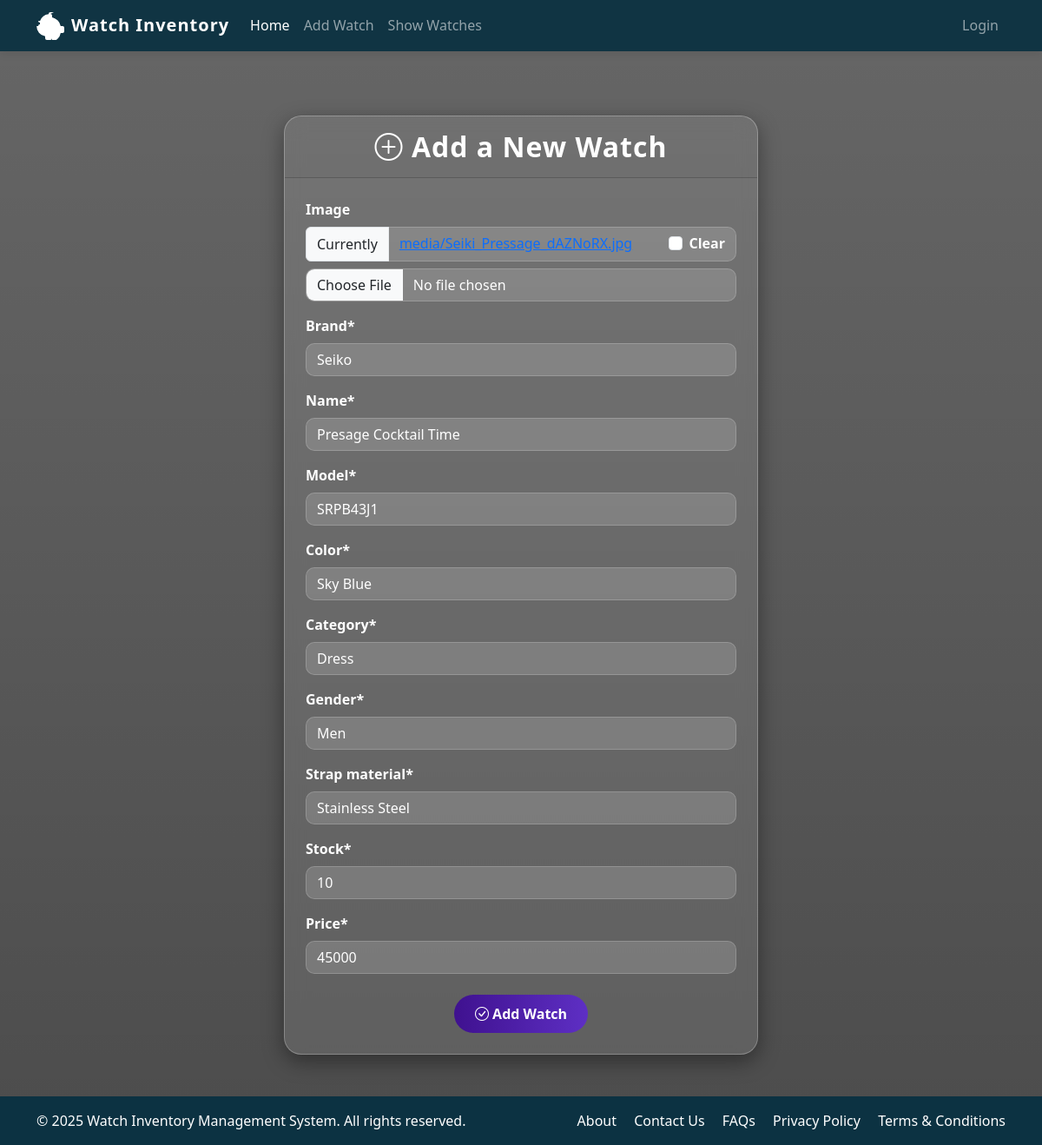
/update/23, run on an earlier commit of the app's database.
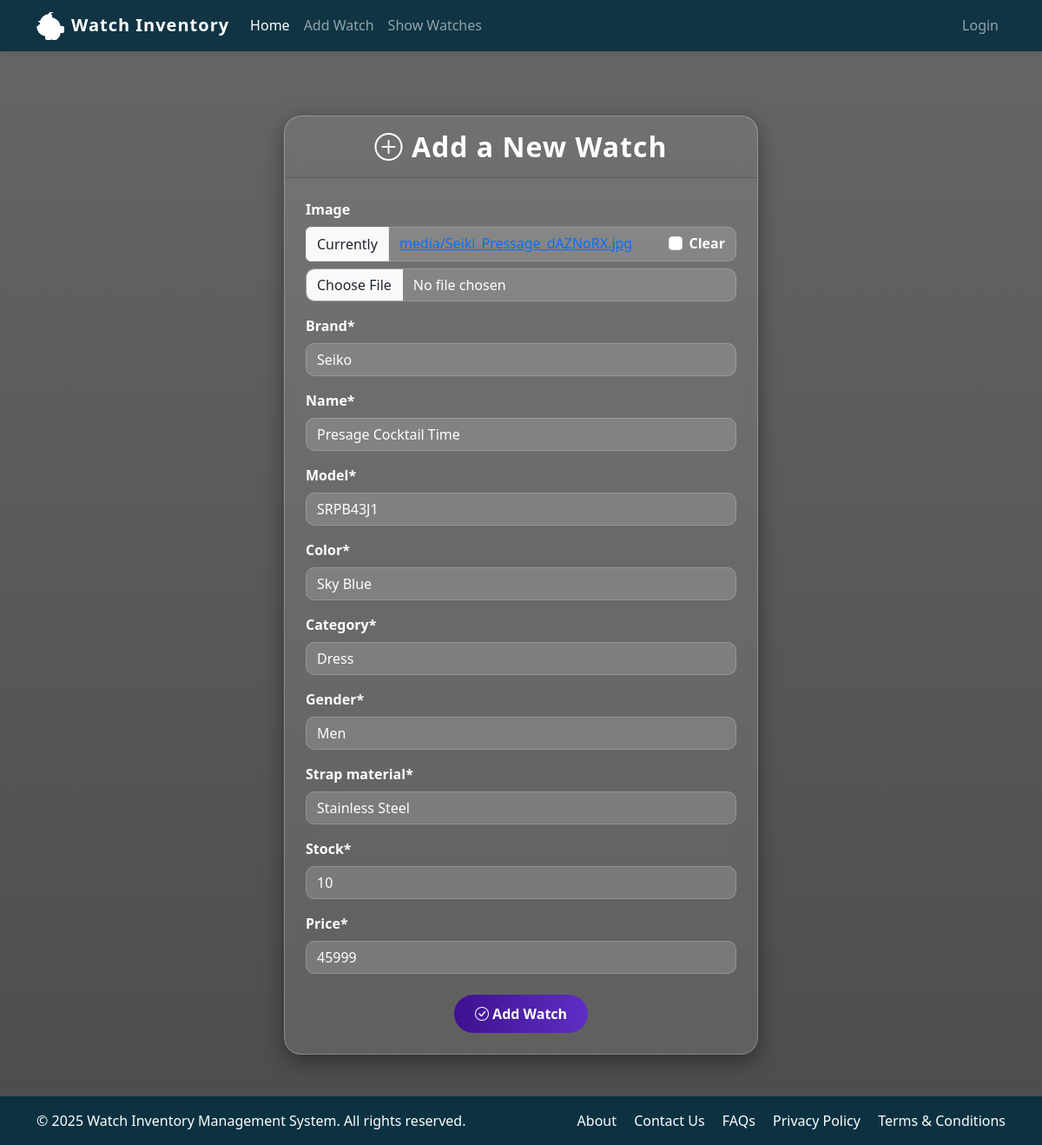
And on a later commit of the database.
### watch_app/models.py (models this page shows, shortened)
class Watch(models.Model):
    owner = models.ForeignKey(
        User,
        on_delete=models.CASCADE,
        related_name="watches",
        null=True,       # temp so old rows won’t break
        blank=True
    )
    image = models.ImageField(upload_to="media", null=True, blank=True)
    brand = models.CharField(max_length=100)
    name = models.CharField(max_length=100)
    model = models.CharField(max_length=100)
    color = models.CharField(max_length=100)
    category = models.CharField(max_length=100)
    gender = models.CharField(max_length=100)
    strap_material = models.CharField(max_length=100)
    stock = models.IntegerField()
    price = models.IntegerField()

### watch_app/views.py (the view, shortened to what this page needs)
# urls.py: path('update/<id>',update_watch_view, name="update-watch"),
def update_watch_view(request, id):
    watch = Watch.objects.get(id=id)
    form = WatchForm(instance=watch)
    template_name = "watch_app/add_watch.html"
    context = {'form': form}
    return render(request, template_name, context)

### watch_app/forms.py
class WatchForm(forms.ModelForm):
    class Meta:
        model = Watch
        fields = "__all__"
        exclude = ['owner']

### templates/watch_app/add_watch.html (shortened to what this page needs)
{% extends 'base.html' %}
{% load crispy_forms_tags %}
{% block content %}
<div class="container mt-5 mb-5 d-flex justify-content-center">
    <div class="card w-50">
        <div class="card-header text-white text-center">
            <h2 class="mb-0 fw-bold"><i class="bi bi-plus-circle"></i> Add a New Watch</h2>
        </div>
        <div class="card-body p-4">
            <form method="post" enctype="multipart/form-data">
                {{ form|crispy }}
                <div class="text-center mt-4">
                    <button class="btn btn-primary px-4">
                        <i class="bi bi-check-circle"></i> Add Watch
                    </button>
                </div>
            </form>
        </div>
    </div>
</div>
<div class="position-fixed top-0 end-0 p-3" style="z-index: 1050;">
</div>
{% endblock %}

What changed in the data, as far as the page shows it:
changed Watch "Seiko": price "45000" → "45999"
